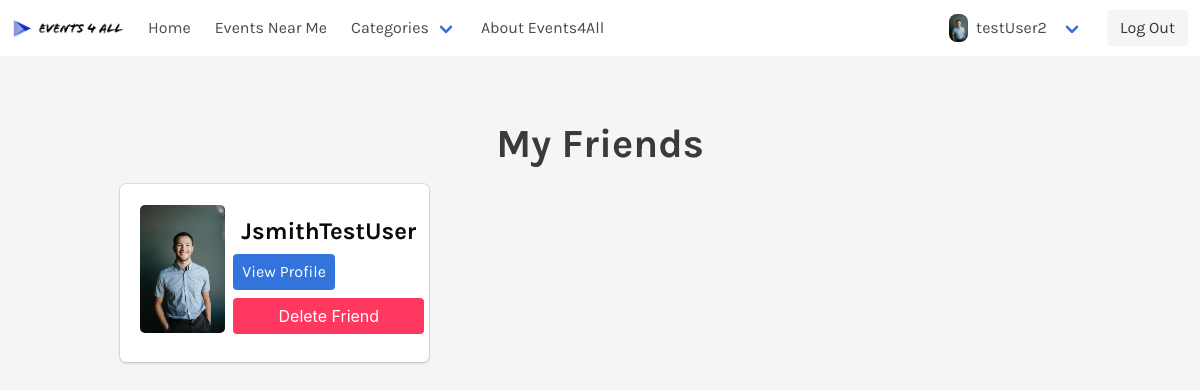
/friends.php (signed in), run on an earlier commit of the app's database.
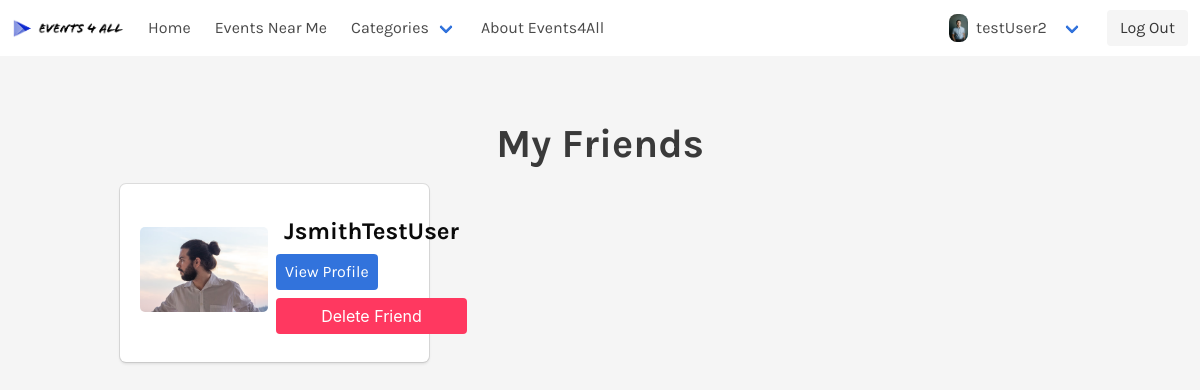
And on a later commit of the database.
### tables this page shows
CREATE TABLE `UserProfile` (
  `profileID` int(11) NOT NULL,
  `userID` int(10) NOT NULL,
  `profileImg` varchar(255) DEFAULT NULL,
  `bio` text,
  `hobbies` text
);

CREATE TABLE `Users` (
  `userID` int(10) UNSIGNED NOT NULL,
  `email` varchar(255) NOT NULL,
  `userName` varchar(255) NOT NULL,
  `userPassword` varchar(255) NOT NULL,
  `firstName` varchar(50) DEFAULT NULL,
  `lastName` varchar(50) DEFAULT NULL,
  `street` varchar(255) DEFAULT NULL,
  `city` varchar(255) DEFAULT NULL,
  `USstate` varchar(255) DEFAULT NULL,
  `zip` int(5) DEFAULT NULL,
  `phone` char(10) DEFAULT NULL,
  `dateOfBirth` date NOT NULL
);

### friends.php (the view, shortened to what this page needs)
<!DOCTYPE html>
<html lang="en">
<head>
    <link rel="stylesheet" href="./css/bulma.min.css">
    <link rel="stylesheet" href="./css/style.css">
    <link href="https://unpkg.com/aos@2.3.1/dist/aos.css" rel="stylesheet">
    <link rel="stylesheet" href="https://use.fontawesome.com/releases/v5.8.1/css/all.css">
</head>
<body>
    <?php require './navbar.php'; ?>
    <?php if (($loggedon) && ($userName != NULL) && ($userID != NULL)){
require './methods/databaseConnection.php';
$query = "SELECT friend1userID, friend2userID FROM Friendships WHERE friend1userID = '$userID' OR friend2userID = '$userID'";
$result = $mysqli->query($query);
if ($result->num_rows > 0) {
 $i = 0;
 $friendlist = array();
while($row = $result->fetch_assoc()) {
   $friend1userID = $row["friend1userID"];
   $friend2userID = $row["friend2userID"];
   if ($friend1userID === $userID) {
   $friendlist[$i] = $friend2userID;
    }
   else {
   $friendlist[$i] = $friend1userID;
   }
   $i++;
}
}
else {
}
}
?>
<section class="section">
            <div class="container">
                <h2 class="is-size-2 has-text-weight-bold has-text-centered">My Friends</h2>
                <ul class="myFriendsGridParent">
                <?php
              if ($friendlist){
                foreach($friendlist as $friendID){
                    $query2 = "SELECT Users.userName, UserProfile.profileImg FROM Users LEFT JOIN UserProfile ON Users.userID = UserProfile.userID WHERE Users.userID = '$friendID' AND UserProfile.userID = '$friendID'";
                    $result2 = $mysqli->query($query2);
                    if ($result2->num_rows > 0) {
                        while($row2 = $result2->fetch_assoc()) {
                            $friendUserName = $row2["userName"];
                            $friendUserImg = $row2["profileImg"];
                        }
                    }
                    echo "<li class='myFriendsGrid box'>";?>
                           <?php
                           if($friendUserImg != NULL)
                           echo "<a href='./viewProfile.php?viewUser=$friendID'><img src='./images/$friendUserName/$friendUserImg' alt='Profile Photo' /></a>";
                           else
                           echo "<a href='./viewProfile.php?viewUser=$friendID'><img src='./images/ProfilePhotoWithLogo.png' alt='Profile Photo' /></a>";
                           ?>
                <?php echo "<div class='myFriendsGridTextCont'>
                            <h4 class='is-size-4 has-text-weight-bold has-text-black'>$friendUserName</h4>
                            <a href='./viewProfile.php?viewUser=$friendID' class='is-link button is-size-6'>View Profile</a>
                            <button class='button is-danger is-size-6'>Delete Friend</button>
                            </div>
                            </li>";
                }
            }
                else{
                        echo "<p class='has-text-centered is-size-5'>You Have No Friends Yet! :(</p>";
                    }
                ?>
                </ul>
            </div>
        </section>
</body>
</html>

### navbar.php (shortened to what this page needs)
<?php
if (isset($_SESSION['loggedon'])) {
	$loggedon = $_SESSION['loggedon'];
}
else {
	$loggedon = FALSE;
}
if (isset($_SESSION['userID'])) {
    $userID = $_SESSION['userID'];
}
else {
	$userID = NULL;
}
if (isset($_SESSION['userName'])) {
    $userName = $_SESSION['userName'];
}
else {
	$userName = NULL;
}
if (($loggedon) && ($userName != NULL) && ($userID != NULL)){
  require './methods/databaseConnection.php';
$query = "SELECT profileImg FROM UserProfile WHERE  userID = '$userID'";
                    $result = $mysqli->query($query);
                    if ($result->num_rows > 0) {
                        while($row = $result->fetch_assoc()) {
                            $userImg = $row["profileImg"];
                        }
                    }
}
?>
    <nav class="navbar" role="navigation" aria-label="main navigation">
        <div class="navbar-brand" style="padding-top: 0; padding-bottom: 0;">
            <a class="navbar-item" style="padding-top: 0; padding-bottom: 0;" href="https://events-4all.com">
                <img src="./images/LogoDark.PNG" alt="Events-4-All" width="112" height="28">
            </a>
        </div>
        <div id="navbarBasicExample" class="navbar-menu">
            <div class="navbar-start">
            <?php
		            if ($loggedon) {
                        echo "<a class='navbar-item' href='./home.php'>Home</a>";
		            }
		            else{
                        echo "<a class='navbar-item' href='./index.php'>Home</a>";
                    }
		        ?>
                <a class="navbar-item" href="./events.php">Events Near Me</a>
                <div class="navbar-item has-dropdown is-hoverable">
                    <a class="navbar-link">Categories</a>
                </div>
                <a href="./aboutUs.php" class="navbar-item">About Events4All</a>
            </div>
            <div class="navbar-end">
           <?php if ($loggedon) {  echo "<div class='navbar-item has-dropdown is-hoverable'>
                        <a class='navbar-link'>";
                        if ($userImg) {
                           echo "<img src='./images/$userName/$userImg' class='navBarProfilePicture' alt='User Profile Picture'>";
                        }
                        else{
                            echo "<img src='./images/ProfilePhotoWithLogo.png' class='navBarProfilePicture' alt='User Profile Picture'>";
                        }
                        echo "<h3 class='is-size-6'>$userName</h3>
                        </a>
                        <div class='navbar-dropdown'>
                            <a class='navbar-item' href='./myProfile.php'>My Profile</a>
                            <a class='navbar-item' href='./myAccount.php'>My Account</a>
                            <a class='navbar-item' href='./friends.php'>Friends</a>
                            <a class='navbar-item' href='./messages.php'>Messages</a>
                            <a class='navbar-item' href='./myEvents.php'>My Events</a>
                        </div>
                    </div> ";} ?>
                    <div class="navbar-item">
                        <div class="buttons">
                        <?php
		                    if ($loggedon) {
                                echo "<a class='button is-light' href='./methods/logOut.php'>Log Out</a>";
		                    }
		                    else{
                                echo "<a class='button is-info' href='./createAccount.php'><strong>Sign up</strong></a>";
                                echo "<a class='button is-light' href='./login.php'>Log in</a>";
                            }
		                ?>
                        </div>
                    </div>
                </div>
            </div>
    </nav>

### css/style.css (style rules this page uses)
* { padding: 0; margin: 0; -webkit-box-sizing: border-box; box-sizing: border-box; }
body { font-family: 'Karla', sans-serif; background-color: #f5f5f5; color: #3A3A3A; overflow-x: hidden; overflow: hidden; -webkit-transition: all .5s; transition: all .5s; line-height: 1.6; }
a, a:visited, a:hover, a:active { text-decoration: none; cursor: pointer; }
h1, h2, h3, h4, h5, h6, p { padding: .5rem; }
.navBarProfilePicture { border-radius: 50%; }
.navBarProfilePicture { border-radius: 8px !important; }
.myFriendsGrid { display: -ms-grid; display: grid; grid-template-areas: "img textCont"; grid-gap: .5rem; }
.myFriendsGrid a { -ms-grid-row: 1; -ms-grid-column: 1; grid-area: img; -ms-flex-item-align: center; -ms-grid-row-align: center; align-self: center; -ms-grid-column-align: center; justify-self: center; }
.myFriendsGrid img { border-radius: 5px; max-height: 8rem; max-width: 8rem; }
.myFriendsGridTextCont { -ms-grid-row: 1; -ms-grid-column: 2; grid-area: textCont; display: -webkit-box; display: -ms-flexbox; display: flex; -webkit-box-orient: vertical; -webkit-box-direction: normal; -ms-flex-direction: column; flex-direction: column; -webkit-box-pack: space-evenly; -ms-flex-pack: space-evenly; justify-content: space-evenly; -webkit-box-align: space-between; -ms-flex-align: space-between; align-items: space-between; }
.myFriendsGridTextCont > * { margin-bottom: .5rem; }
.myFriendsGridTextCont h4 { -ms-flex-item-align: start; align-self: flex-start; }
.myFriendsGridTextCont a { -ms-flex-item-align: start; align-self: flex-start; padding: 8px; margin-top: -12px; }
.myFriendsGridParent { display: -ms-grid; display: grid; -ms-grid-columns: (minmax(300px, 1fr))[auto-fill]; grid-template-columns: repeat(auto-fill, minmax(300px, 1fr)); grid-gap: 1rem; }

What changed in the data, as far as the page shows it:
changed userprofile "JsmithTestUser": userID+profileImg: a different picture
